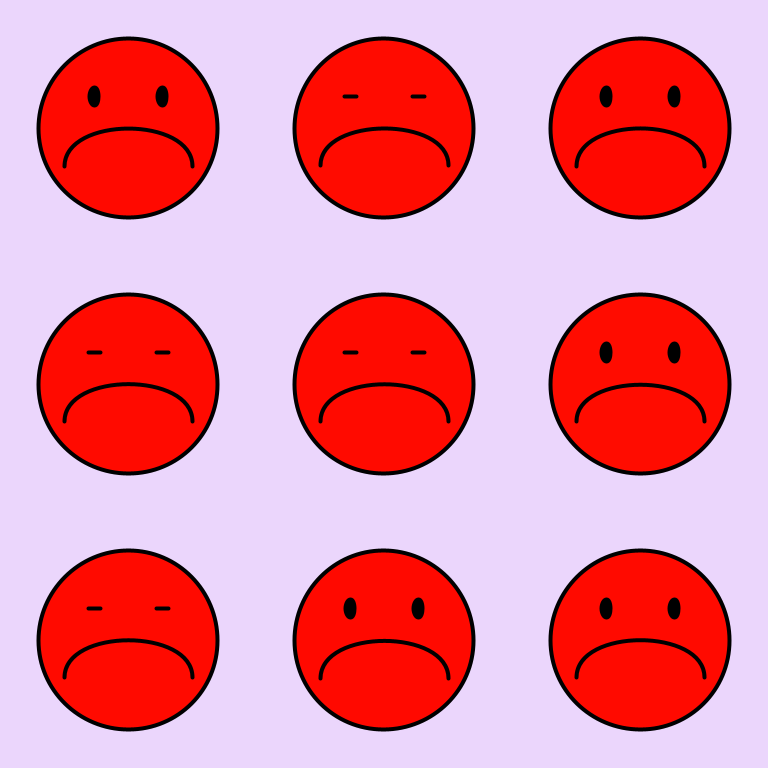
Frame 1 (no input)
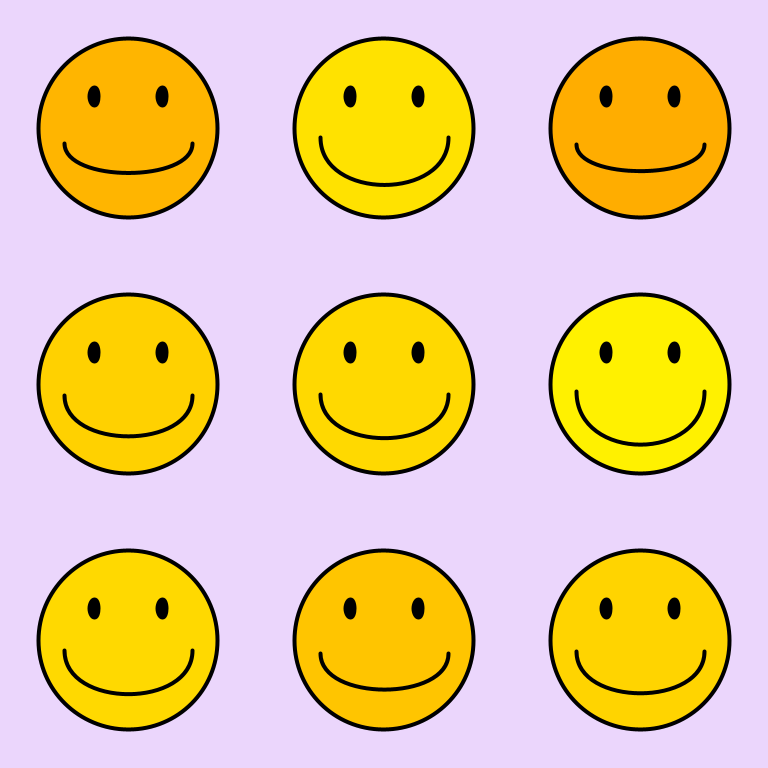
Frame 60 (the mouse pressed at the canvas centre just before this capture)
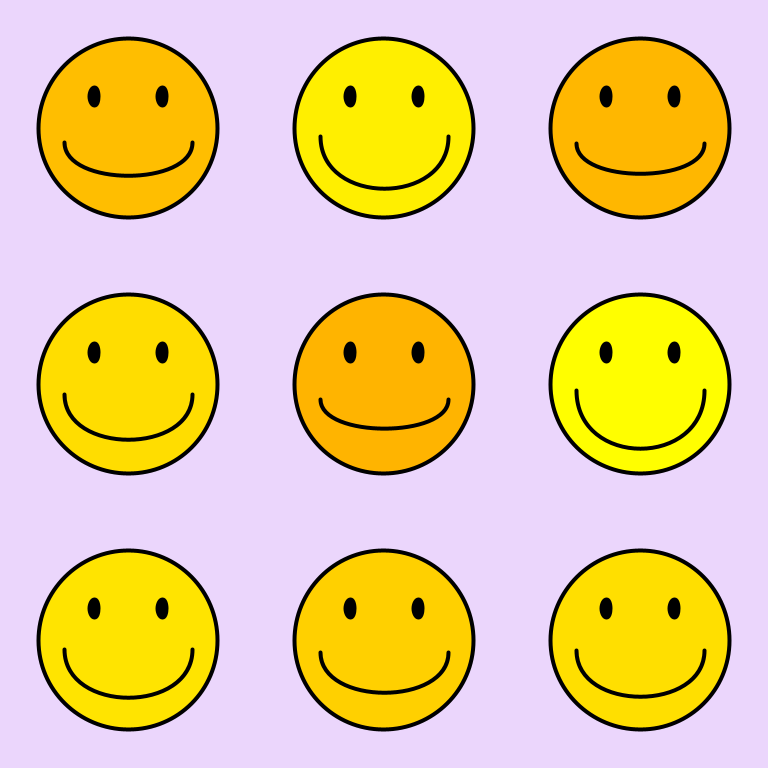
Frame 120 (the mouse held since frame 60 and released just before this capture)

The Processing sketch that drew these frames (run headless with seeded random() and noise(); from frame 60 on, the mouse is pressed at the canvas centre):

// Processing sketch: processing_16699
// ── processing_16699.pde

/*
 especially made for Cedric Nganso Njomou
 
 sometimes, it just need to let the people be happy by themselves
 
 derivated from my MaySmile sketch,
 http://www.openprocessing.org/visuals/?visualID=4701
 itself built onto Michael Winkler's Smiley
 http://www.openprocessing.org/visuals/?visualID=4700
 */
int numX = 3;
int numY = 3;
int oldXY;
int move = 30;
MichaelWS[] mws;
color BG = color(random(200,255),random(200,255),random(200,255));

void setup() {
  frameRate(20);
  size(768, 768);//size(256*numX, 256*numY);
  mws = new MichaelWS[numX*numY];
  for (int i = 0; i < numX; i++) {
    for (int j = 0; j < numY; j++) {
      mws[i+j*numX]= new MichaelWS(i,j);
    }
  }
}

void draw() {
  background(BG);
  for (int i = 0; i < numX*numY; i++) {
    mws[i].drawit();
  }
  if (mouseX+mouseY == oldXY) {
    move = max(0,move-1);
    if (move == 0) {
      noCursor();
    }
  } 
  else {
    move = 30;
    cursor();
  }
  oldXY = mouseX+mouseY;
}

class MichaelWS {
  int ofset;
  int ofsetY;
  float anim = 100;
  int maxSmile = int(random(90,120));
  int minSmile = int(random(0,30));
  MichaelWS(int temp_i,int temp_j) {
    ofset = temp_i*256;
    ofsetY = temp_j*256;
  }
  void drawit() {

    if (abs(ofset-mouseX+128)<128 && abs(ofsetY-mouseY+128)<128 && move != 0) {
      anim = (maxSmile+anim*5)/6;//(100+anim*100)/101;
    } 
    else {
      anim = (minSmile+anim*20)/21;//anim*0.997;
    }

    pushMatrix();
    translate(0, ofsetY);

    fill(255, 255-anim*2.55, 0); 
    smooth(); 
    strokeWeight(4); 
    ellipse(256*0.5+ofset, 256*0.5, 256*0.7, 256*0.7); 
    noFill(); 
    bezier(
    64+ofset,
    134+anim/3,
    64+ofset,
    212-anim,
    192+ofset,
    212-anim,
    192+ofset,
    134+anim/3);
    fill(0);
    if (random(1)< anim*.001) {
      line(88+ofset, 96, 100+ofset, 96);
      line(256-88+ofset, 96, 256-100+ofset, 96);
    } 
    else {
      ellipse(94+ofset,96,9,18); 
      ellipse(256-94+ofset,96,9,18);
    }
    popMatrix();
  }
}
